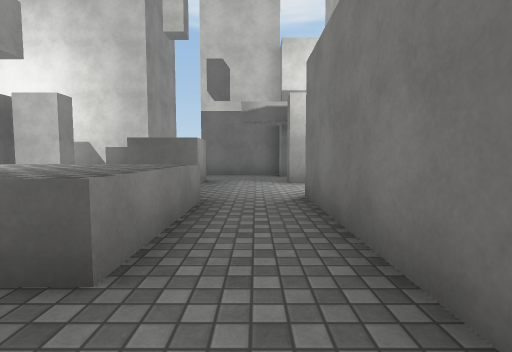
View 1 (above)

18 first-person views from a walk through a Unity game level. The camera is 1.2 m above the floor, tilts 4° down and sees 85° across. The floor is counted in squares, 2 m on a side. Each view is taken from the middle of a square. On the plan, view 1 faces up. The plan holds only what a view shows up to about 9 squares ahead; the rest is blank. The place goes on beyond the plan. The player is left out. Some animated figures are left out. Surface patterns are stand-ins for the level's own textures.

View 2
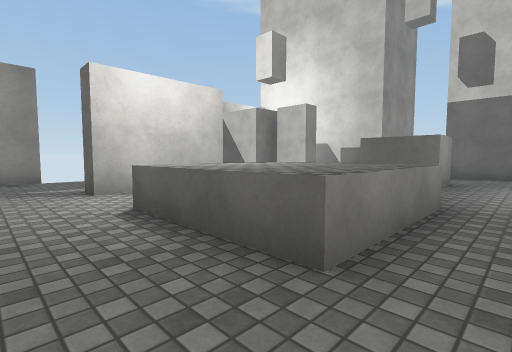

View 3
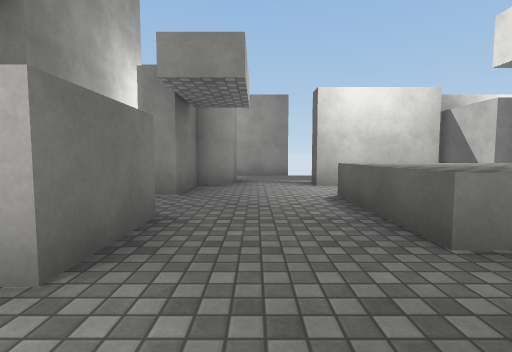

View 4
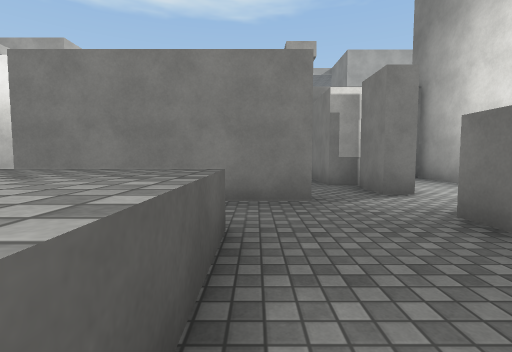

View 5
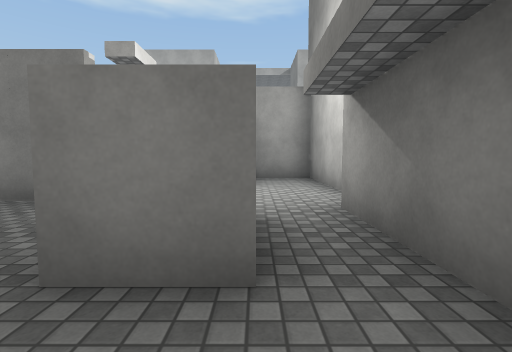

View 6
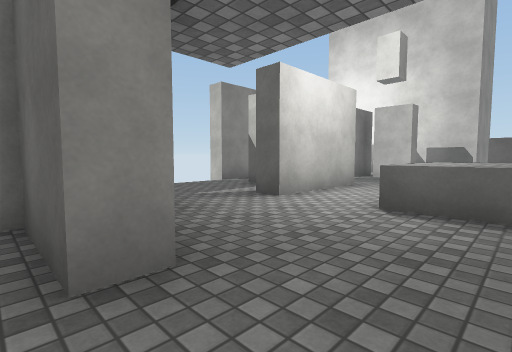

View 7
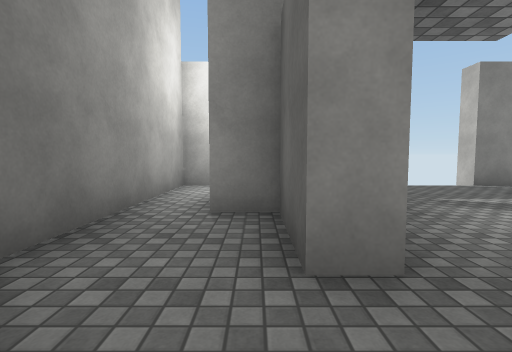

View 8
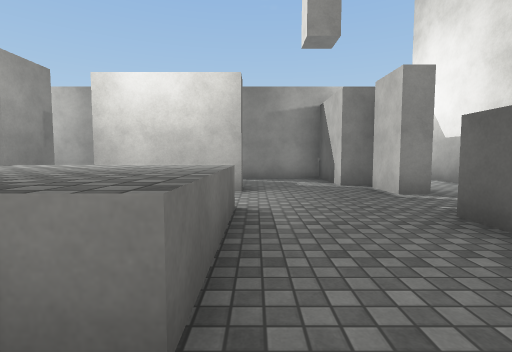

View 9
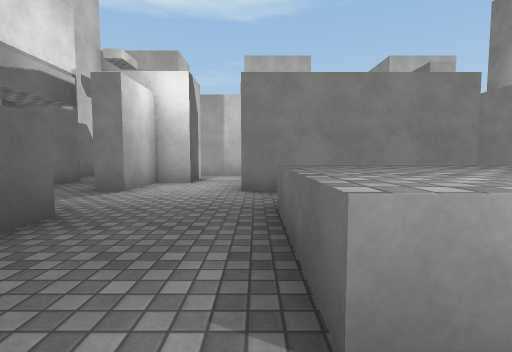

View 10
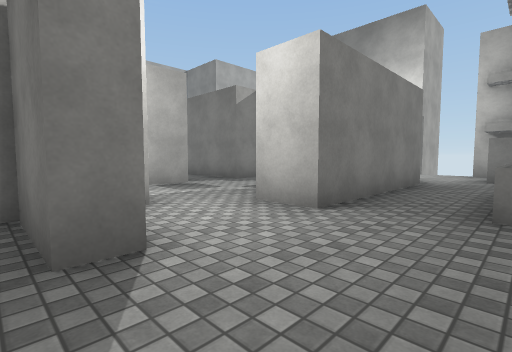

View 11
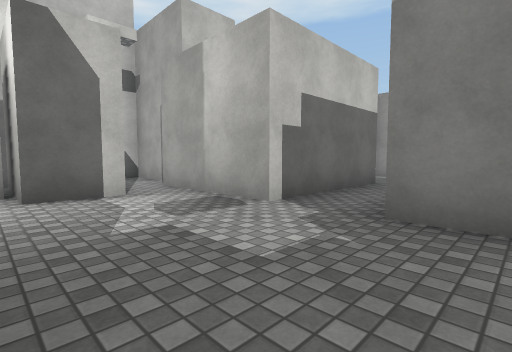

View 12
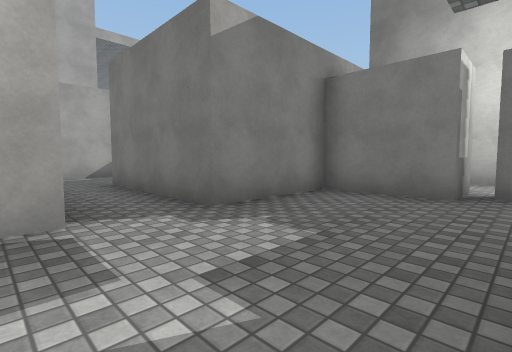

View 13
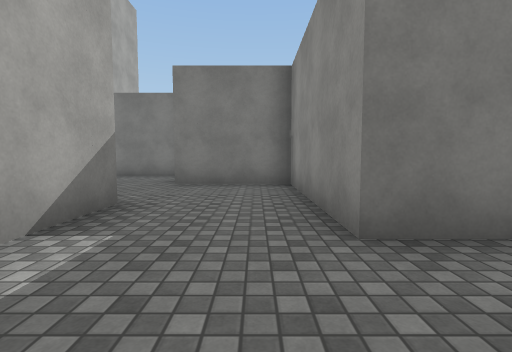

View 14
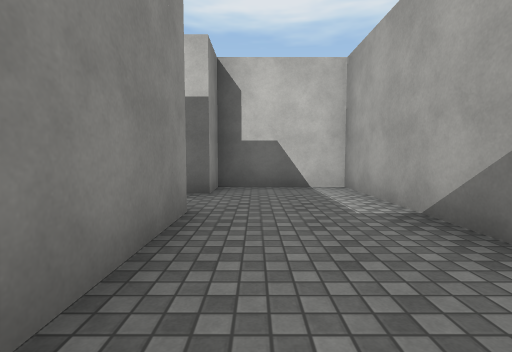

View 15
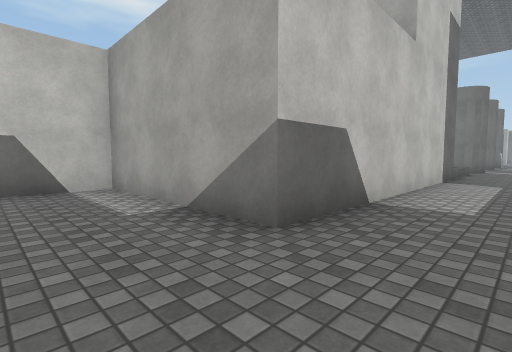

View 16
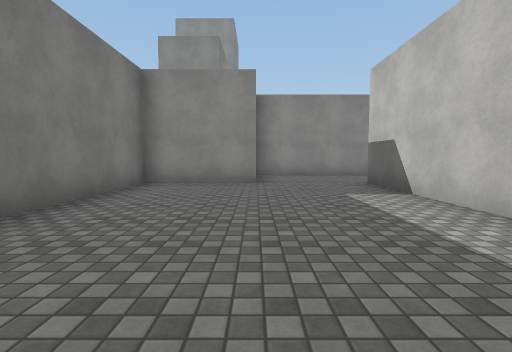

View 17
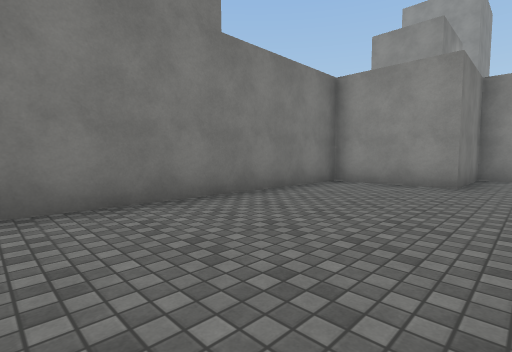

View 18
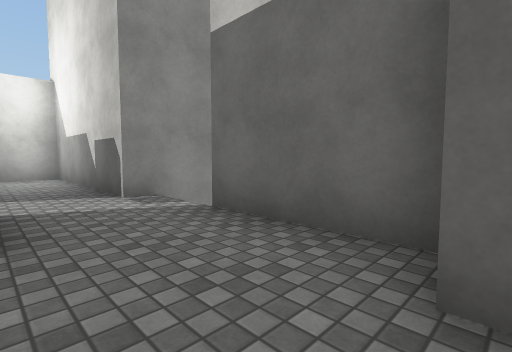

### Floor plan
Key: @ floor where view 1 was taken; # wall or solid block; x gap in a wall; . floor; ^ raised ledge.
Columns run from 8 left of view 1 to 17 right of it. Each row starts with its distance up from view 1.
  9 ###############
  8 #.............#
  7 ###........#..
  6 ####..#..###.#
  5 #............#  ####
  4 #........#...####..#
  3 #.##.^^^.#.........#
  2  ..#.^^^.#...####..#
  1 x........#...#  #..#######
  0 #.......@....#  #.........
 -1 # ##......####  #.........
 -2 #  ##..#.....#  ###.......
 -3 #.....###....#    #.......
 -4 #####     ####    #.......
 -5                   ########

Where each view was taken, in squares from view 1:
view 1: 0 up, 0 right, facing up
view 2: 0 up, 0 right, facing up-left
view 3: 0 up, 1 right, facing left
view 4: 1 up, 3 left, facing right
view 5: 2 down, 3 left, facing right
view 6: 2 down, 2 left, facing up-left
view 7: 2 down, 2 left, facing left
view 8: 4 up, 0 right, facing left
view 9: 4 up, 4 left, facing right
view 10: 7 up, 1 left, facing down-right
view 11: 1 up, 2 right, facing up-right
view 12: 4 up, 2 right, facing down-right
view 13: 4 up, 9 right, facing down
view 14: 1 down, 9 right, facing up
view 15: 1 down, 9 right, facing up-right
view 16: 2 down, 17 right, facing left
view 17: 1 down, 17 right, facing down-left
view 18: 7 up, 1 right, facing up-left
